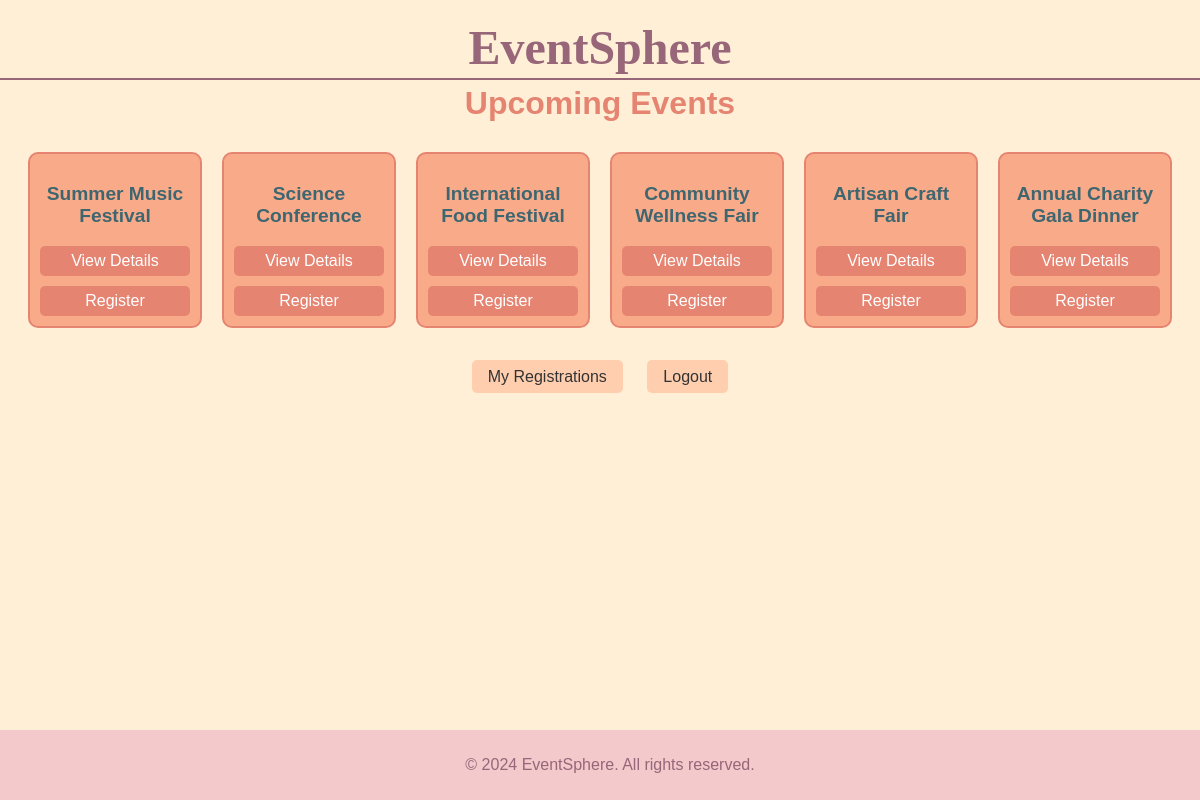
Screenshot of /events/ (signed in) with the database file from the repository.
### events/models.py (models this page shows, shortened)
class Event(models.Model):
    title = models.CharField(max_length=200)
    description = models.TextField()
    date = models.DateTimeField()
    location = models.CharField(max_length=200)

### events/views.py (the view)
# urls.py: path('events/', event_views.event_list, name='event_list'),
@login_required
def event_list(request):
    events = Event.objects.all()
    return render(request, 'event_list.html', {'events': events})

### events/templates/event_list.html (shortened to what this page needs)
<!DOCTYPE html>
<html lang="en">
<head>
</head>
<body>
    <h1>EventSphere</h1>
    <main>
        <h2>Upcoming Events</h2>
        <ul class="event-list">
            {% for event in events %}
                <li class="event-card">
                    <h3 class="event-title">{{ event.title }}</h3>
                    <a class="event-details" href="{% url 'event_detail' event.id %}">View Details</a>
                    <a class="event-register" href="{% url 'event_register' event.id %}">Register</a>
                </li>
            {% endfor %}
        </ul>
        <div class="user-actions">
            <a href="{% url 'my_registrations' %}">My Registrations</a>
            <a href="{% url 'logout' %}">Logout</a>
        </div>
    </main>
    <footer>
        <p>&copy; 2024 EventSphere. All rights reserved.</p>
    </footer>
</body>
</html>

### events/templates/event_list.html (style rules this page uses)
body { font-family: Arial, sans-serif; background-color: #ffefd7; color: #976678; margin: 0; padding: 0; display: flex; flex-direction: column; min-height: 100vh; }
h1 { font-family: 'Pacifico', cursive; font-size: 3em; margin: 20px 0 10px; color: #976678; text-align: center; position: relative; }
h1::after { content: ''; display: block; width: 100%; height: 2px; background-color: #976678; position: absolute; bottom: -5px; left: 0; }
h2 { font-size: 2em; margin: 0 0 20px; color: #e68472; text-align: center; }
.event-list { list-style: none; padding: 0; display: flex; flex-wrap: wrap; justify-content: center; }
.event-card { background-color: #f9ab89; border: 2px solid #e68472; border-radius: 10px; margin: 10px; padding: 10px; width: 150px; text-align: center; transition: transform 0.3s ease; }
.event-title { font-size: 1.2em; color: #3e6670; text-decoration: none; }
.event-register, .event-details { display: block; margin-top: 10px; background-color: #e68472; color: white; padding: 6px 12px; text-decoration: none; border-radius: 5px; transition: background-color 0.3s ease; }
.user-actions { margin-top: 30px; text-align: center; }
.user-actions a { margin: 0 10px; padding: 8px 16px; background-color: #ffceae; color: #333; text-decoration: none; border-radius: 5px; transition: background-color 0.3s ease; }
footer { background-color: #f3c9cc; padding: 10px; text-align: center; margin-top: auto; width: 100%; }

### rows the page displays
Event: title "Summer Music Festival"
Event: title "Science Conference"
Event: title "International Food Festival"
Event: title "Community Wellness Fair"
Event: title "Artisan Craft Fair"
Event: title "Annual Charity Gala Dinner"
